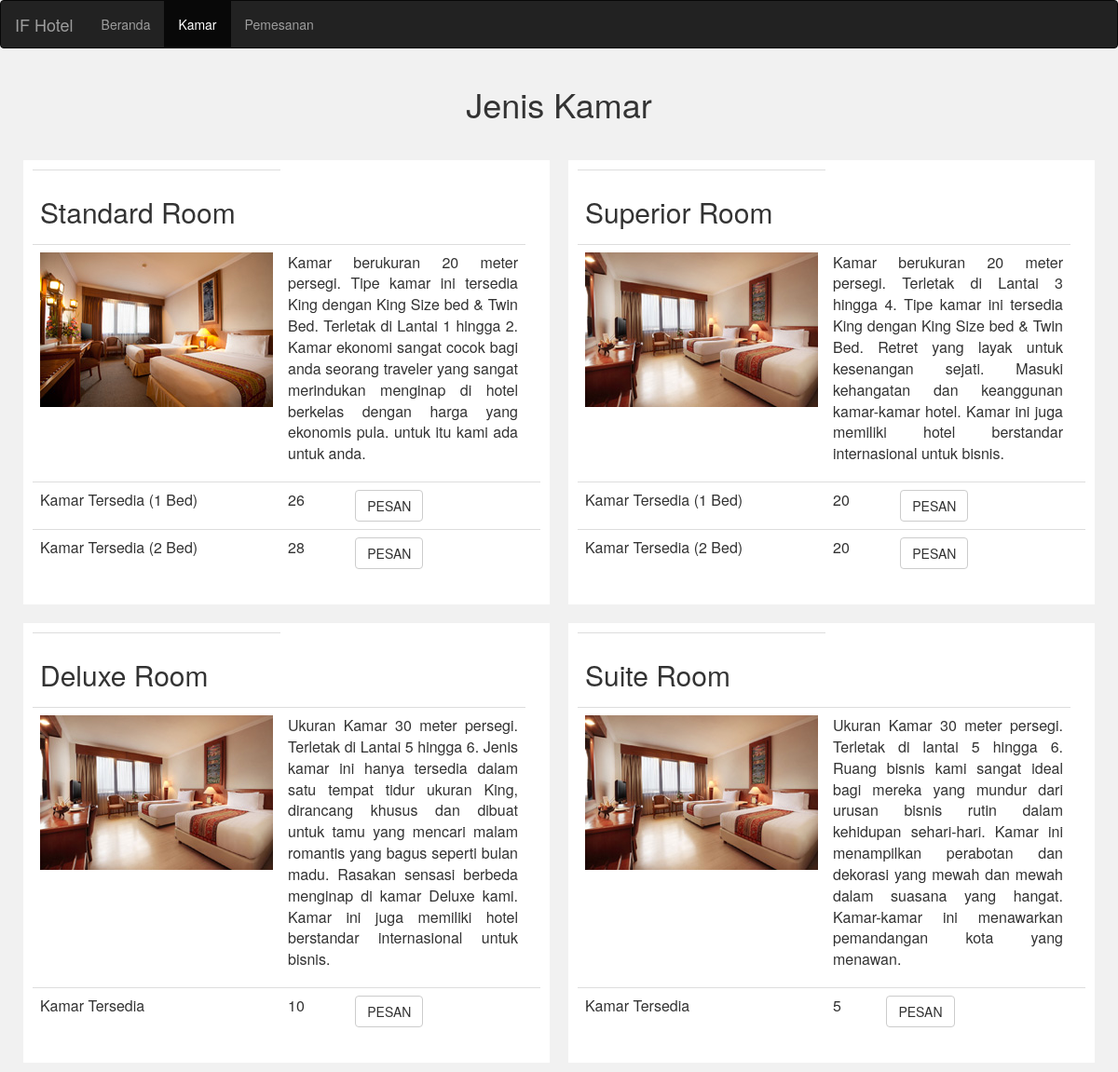
/publik/kamar.php, run on the app's committed database.
### tables this page shows
CREATE TABLE `datakamar` (
  `kamar` varchar(10) NOT NULL,
  `nama_kamar` varchar(30) NOT NULL,
  `stok` int(11) NOT NULL,
  `harga` int(11) NOT NULL
);

### publik/kamar.php (the view, shortened to what this page needs)
<?php
	include"koneksi.php";
	$querystd1=mysqli_query($koneksi,"SELECT * FROM datakamar WHERE kamar='std1'");
	$querystd2=mysqli_query($koneksi,"SELECT * FROM datakamar WHERE kamar='std2'");
	$queryspr1=mysqli_query($koneksi,"SELECT * FROM datakamar WHERE kamar='spr1'");
	$queryspr2=mysqli_query($koneksi,"SELECT * FROM datakamar WHERE kamar='spr2'");
	$querydlx=mysqli_query($koneksi,"SELECT * FROM datakamar WHERE kamar='dlx'");
	$queryste=mysqli_query($koneksi,"SELECT * FROM datakamar WHERE kamar='ste'");
	$data1= mysqli_fetch_array($querystd1);
	$data2= mysqli_fetch_array($querystd2);
	$data3= mysqli_fetch_array($queryspr1);
	$data4= mysqli_fetch_array($queryspr2);
	$data5= mysqli_fetch_array($querydlx);
	$data6= mysqli_fetch_array($queryste);
?>
<html lang="en">
<head>
  <link rel="stylesheet" href="https://maxcdn.bootstrapcdn.com/bootstrap/3.3.7/css/bootstrap.min.css">
  <link rel="stylesheet" type="text/css" href="all.css">
</head>
<body>
<nav class="navbar navbar-inverse">
  <div class="container-fluid">
    <div class="navbar-header">
      <a class="navbar-brand" href="#">IF Hotel</a>
    </div>
    <ul class="nav navbar-nav">
      <li><a href="home.php">Beranda</a></li>
      <li class="active"><a href="kamar.php">Kamar</a></li>
      <li><a href="pemesanan.php?kamar=">Pemesanan</a></li>
    </ul>
  </div>
</nav>
<div class="container">
  <center>
  <h1>Jenis Kamar</h1>
  <br>
  <div class="row">
    <div class="column nature">
	<div class="content">
		<table class="table">
			<tr>
				<td><h2>Standard Room</h2></td>
			</tr>
			<tr>
				<td><img src="gambar/standard.JPG"></td>
				<td colspan="2"><p align="justify">Kamar berukuran 20 meter persegi. Tipe kamar ini tersedia
				King dengan King Size bed & Twin Bed. Terletak di Lantai 1 hingga 2.
				Kamar ekonomi sangat cocok bagi anda seorang traveler yang sangat merindukan menginap
				di hotel berkelas dengan harga yang ekonomis pula. untuk itu kami ada untuk anda.</p>
				</td>
			</tr>
			<tr>
				<td>Kamar Tersedia (1 Bed)</td>
				<td><?php echo $data1['stok']; ?></td>
				<td><a href="pemesanan.php?kamar=<?php echo $data1['kamar']; ?>"><button class="btn btn-default">PESAN</button></a><td>
			</tr>
			<tr>
				<td>Kamar Tersedia (2 Bed)</td>
				<td><?php echo $data2['stok']; ?></td>
				<td><a href="pemesanan.php?kamar=<?php echo $data2['kamar']; ?>"><button class="btn btn-default">PESAN</button></a><td>
			</tr>
		</table>
    </div>
	</div>
    <div class="column nature">
	<div class="content">
		<table class="table">
			<tr>
				<td><h2>Superior Room</h2></td>
			</tr>
			<tr>
				<td><img src="gambar/superior.JPG"></td>
				<td colspan="2"><p align="justify">Kamar berukuran 20 meter persegi. Terletak di Lantai 3 hingga 4. Tipe kamar ini tersedia
				King dengan King Size bed & Twin Bed. Retret yang layak untuk kesenangan sejati. Masuki kehangatan dan
				keanggunan kamar-kamar hotel. Kamar ini juga memiliki hotel berstandar internasional untuk bisnis.</p>
				</td>
			</tr>
			<tr>
				<td>Kamar Tersedia (1 Bed)</td>
				<td><?php echo $data3['stok']; ?></td>
				<td><a href="pemesanan.php?kamar=<?php echo $data3['kamar']; ?>"><button class="btn btn-default">PESAN</button></a><td>
			</tr>
			<tr>
				<td>Kamar Tersedia (2 Bed)</td>
				<td><?php echo $data4['stok']; ?></td>
				<td><a href="pemesanan.php?kamar=<?php echo $data4['kamar']; ?>"><button class="btn btn-default">PESAN</button></a><td>
			</tr>
		</table>
	</div>
	</div>
    <div class="column nature">
	<div class="content">
	<table class="table">
			<tr>
				<td><h2>Deluxe Room</h2></td>
			</tr>
			<tr>
				<td><img src="gambar/superior.JPG"></td>
				<td colspan="2"><p align="justify">Ukuran Kamar 30 meter persegi. Terletak di Lantai 5 hingga 6. Jenis kamar ini hanya
		  tersedia dalam satu tempat tidur ukuran King, dirancang khusus dan dibuat untuk tamu yang mencari malam
		  romantis yang bagus seperti bulan madu. Rasakan sensasi berbeda menginap di kamar Deluxe kami. Kamar ini
		  juga memiliki hotel berstandar internasional untuk bisnis.</p>
				</td>
			</tr>
			<tr>
				<td>Kamar Tersedia</td>
				<td><?php echo $data5['stok']; ?></td>
				<td><a href="pemesanan.php?kamar=<?php echo $data5['kamar']; ?>"><button class="btn btn-default">PESAN</button></a><td>
			</tr>
		</table>
    </div>
	</div>
    <div class="column nature">
	<div class="content">
	<table class="table">
			<tr>
				<td><h2>Suite Room</h2></td>
			</tr>
			<tr>
				<td><img src="gambar/superior.JPG"></td>
				<td colspan="2"><p align="justify">Ukuran Kamar 30 meter persegi. Terletak di lantai 5 hingga 6. Ruang bisnis kami
				sangat ideal bagi mereka yang mundur dari urusan bisnis rutin dalam kehidupan sehari-hari. Kamar ini
				menampilkan perabotan dan dekorasi yang mewah dan mewah dalam suasana yang hangat. Kamar-kamar ini
				menawarkan pemandangan kota yang menawan.</p>
				</td>
			</tr>
			<tr>
				<td>Kamar Tersedia</td>
				<td><?php echo $data6['stok']; ?></td>
				<td><a href="pemesanan.php?kamar=<?php echo $data6['kamar']; ?>"><button class="btn btn-default">PESAN</button></a><td>
			</tr>
		</table>
    </div>
	</div>
</center>
</div>
</body>
</html>

### publik/all.css (style rules this page uses)
body { background-color: #f1f1f1; }
.column { float: left; width: 50%; padding: 10px; }
.row:after { content: ""; display: table; clear: both; }
.content { background-color: white; padding: 10px; }

### data on the page
datakamar: stok "26"
datakamar: stok "28"
datakamar: stok "20"
datakamar: stok "20"
datakamar: stok "10"
datakamar: stok "5"
